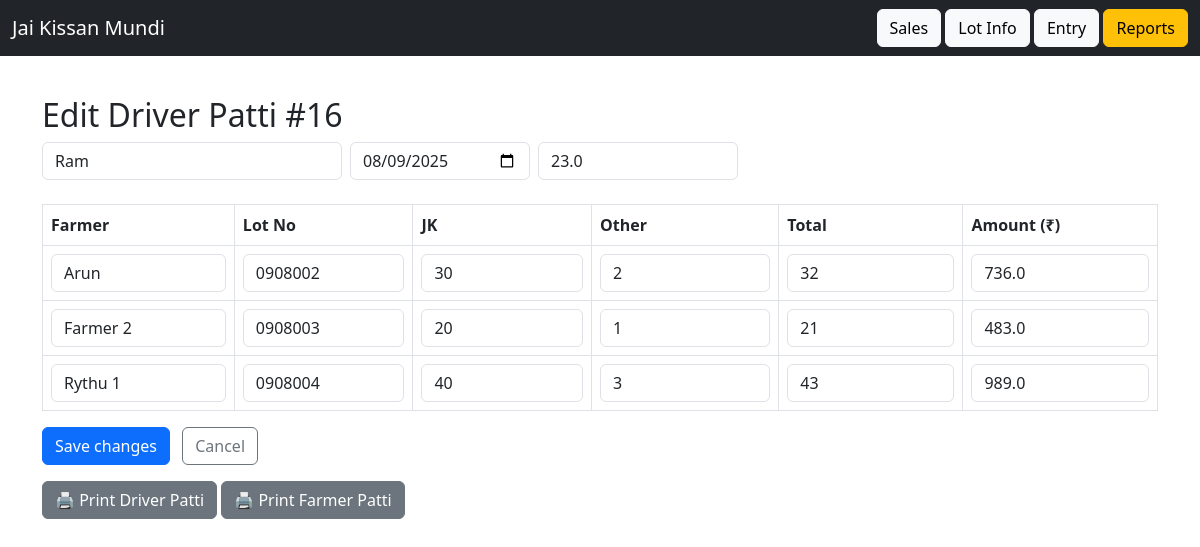
Page /edit_patti/16 on the earlier database version.
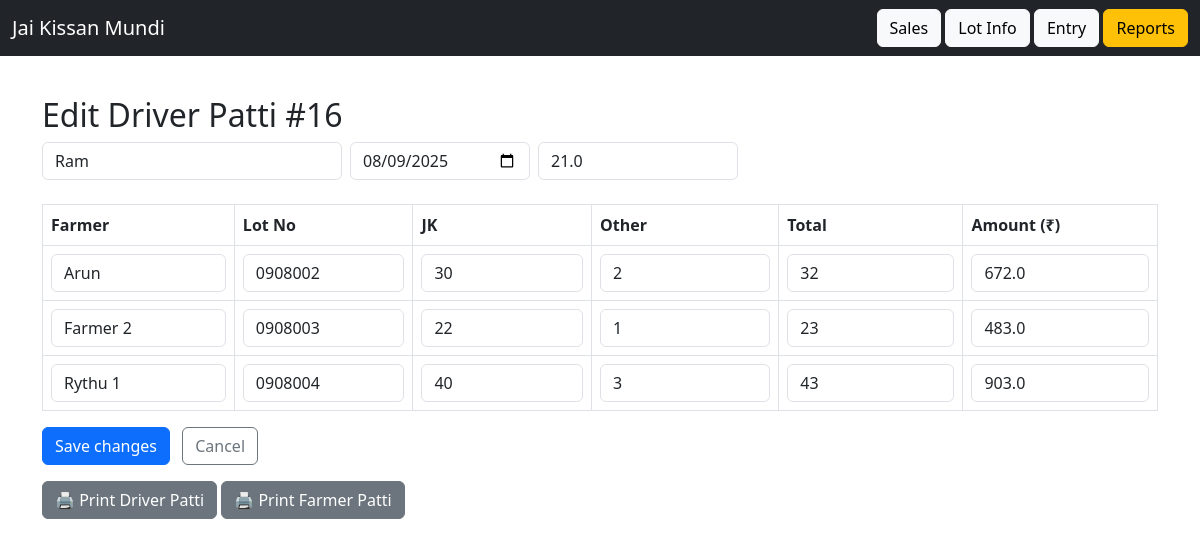
Same page on the later database version.
### app/models.py (models this page shows)
class DriverPatti(db.Model):
    id = db.Column(db.Integer, primary_key=True)
    driver_id = db.Column(db.Integer, db.ForeignKey('driver.id'))
    transport_rate = db.Column(db.Float)
    date = db.Column(db.String)

class LotInfo(db.Model):
    id = db.Column(db.Integer, primary_key=True)
    driver_patti_id = db.Column(db.Integer, db.ForeignKey('driver_patti.id'))
    farmer_id = db.Column(db.Integer, db.ForeignKey('farmer.id'))
    lot_number = db.Column(db.String(50))
    jk_boxes = db.Column(db.Integer)
    other_boxes = db.Column(db.Integer)
    transport_rate = db.Column(db.Float)
    total_boxes = db.Column(db.Integer)
    transport_amount = db.Column(db.Float)
    date = db.Column(db.String(20))

class Farmer(db.Model):
    id = db.Column(db.Integer, primary_key=True)
    name = db.Column(db.String(100), nullable=False)

### app/routes.py (the view, shortened to what this page needs)
@main.route("/edit_patti/<int:patti_id>", methods=["GET", "POST"])
def edit_patti(patti_id):
    conn = get_db_connection()
    patti = conn.execute("""
        SELECT dp.id, dp.date AS patti_date, dp.transport_rate AS patti_rate, d.name AS driver_name
        FROM driver_patti dp
        JOIN driver d ON dp.driver_id = d.id
        WHERE dp.id = ?
    """, (patti_id,)).fetchone()
    lots = conn.execute("""
        SELECT li.id AS lot_id, f.name AS farmer_name, li.lot_number, li.jk_boxes, li.other_boxes
        FROM lot_info li
        LEFT JOIN farmer f ON li.farmer_id = f.id
        WHERE li.driver_patti_id = ?
        ORDER BY li.lot_number
    """, (patti_id,)).fetchall()
    conn.close()
    return render_template("edit_patti.html", patti=patti, lots=lots)

### app/routes.py (called while the page is built)
def get_db_connection():
    conn = sqlite3.connect(DB_PATH)
    conn.row_factory = sqlite3.Row  # Allows accessing columns by name
    return conn

### app/templates/edit_patti.html (shortened to what this page needs)
{% extends 'base.html' %}
{% block content %}
<h2>Edit Driver Patti #{{ patti.id }}</h2>
<form method="POST" action="{{ url_for('main.edit_patti', patti_id=patti.id) }}">
  <div class="mb-4 d-flex align-items-center flex-wrap gap-2">
    <input class="form-control" value="{{ patti.driver_name }}" readonly style="max-width: 300px;">
    <input type="date" name="date" value="{{ patti.patti_date }}" class="form-control" style="max-width: 180px;">
    <input type="number" step="0.1" name="transport_rate" id="transport_rate"
           value="{{ patti.patti_rate }}" class="form-control" placeholder="Transport Rate (₹/box)" style="max-width: 200px;">
  </div>
  <div class="table-responsive">
    <table class="table table-bordered align-middle">
      <thead>
        <tr>
          <th>Farmer</th>
          <th>Lot No</th>
          <th>JK</th>
          <th>Other</th>
          <th>Total</th>
          <th>Amount (₹)</th>
        </tr>
      </thead>
      <tbody>
        {% for lot in lots %}
        <tr>
          <td><input type="text" class="form-control" value="{{ lot.farmer_name }}" readonly></td>
          <td><input type="text" name="lot_number[]" class="form-control" value="{{ lot.lot_number }}"></td>
          <td><input type="number" name="jk_boxes[]" class="form-control jk_boxes" value="{{ lot.jk_boxes }}"></td>
          <td><input type="number" name="other_boxes[]" class="form-control other_boxes" value="{{ lot.other_boxes }}"></td>
          <td><input type="text" class="form-control total_boxes" value="{{ (lot.jk_boxes or 0) + (lot.other_boxes or 0) }}" readonly></td>
          <td><input type="text" class="form-control total_amount" value="{{ ((lot.jk_boxes or 0) + (lot.other_boxes or 0)) * (patti.patti_rate or 0) }}" readonly></td>
        </tr>
        {% endfor %}
      </tbody>
    </table>
  </div>
  <button type="submit" class="btn btn-primary">Save changes</button>
  <a href="{{ url_for('main.show_lots', date=patti.patti_date) }}" class="btn btn-outline-secondary ms-2">Cancel</a>
  <div class="mt-3">
<a href="{{ url_for('main.driver_patti_receipt', patti_id=patti.id) }}"
   class="btn btn-secondary" target="_blank">
  🖨 Print Driver Patti
  </a>
  <a href="{{ url_for('main.farmer_patti_receipts', driver_patti_id=patti.id) }}"
     class="btn btn-secondary" target="_blank">
    🖨 Print Farmer Patti
  </a>
</div>
</form>
{% endblock %}

Differences in the rows shown:
changed DriverPatti id 16: transport_rate "23.0" → "21.0"
changed through a linked row, LotInfo "Arun": jk_boxes+other_boxes "736.0" → "672.0"
changed LotInfo "Farmer 2": jk_boxes "20" → "22"; jk_boxes+other_boxes "21" → "23"
changed through a linked row, LotInfo "Rythu 1": jk_boxes+other_boxes "989.0" → "903.0"
